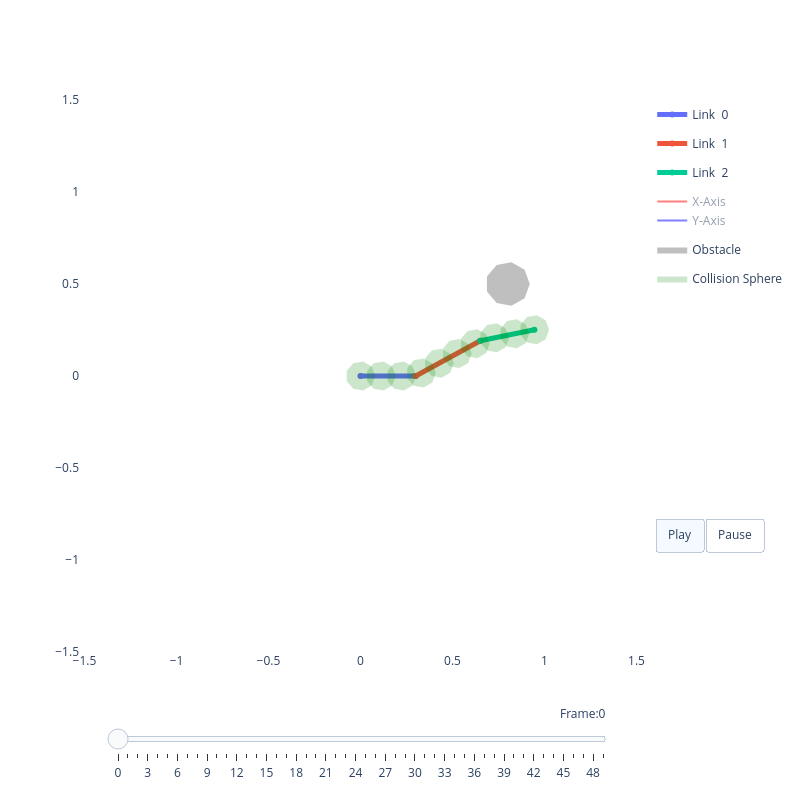

Notebook code for this chart:
### Code cell
# ---- Cell 11: Instantiate model & test model ----
import importlib, models
importlib.reload(models)

device = torch.device("cuda" if torch.cuda.is_available() else "cpu")

model = models.WarmStartPlanner(dof=3, T=50).to(device)

# Load pre-trained encoders
#model.env_encoder.load_state_dict(torch.load("models/env_encoder.pt", weights_only=True))
#model.state_encoder.load_state_dict(torch.load("models/state_encoder.pt", weights_only=True))
model.load_state_dict(torch.load("models/warm_start_planner.pt", weights_only=True))
model.eval()

# start / goal
q_start = torch.tensor([[0.0, 0.5, -0.3]], dtype=torch.float32).to(device)
q_goal  = torch.tensor([[1.0, -0.0, 0.8]], dtype=torch.float32).to(device)

# SDF
sdf_np = sdf_tensor.numpy()
sdf = torch.from_numpy(sdf_np).float().unsqueeze(0).unsqueeze(0).to(device)

with torch.no_grad():
    q_traj = model(q_start, q_goal, sdf)

print("Trajectory shape:", q_traj.shape)

q_traj_np = q_traj.squeeze(0).cpu().numpy()

viz = RobotViewer(q_traj_np, robot, obstacles=obstacles)
viz.plot()

### Figure 1 — Plotly figure (JSON) as saved in the notebook; plotly's stock layout.template omitted (floating-point values rounded to 4 significant figures)
{"data": [{"line": {"width": 5}, "mode": "lines+markers", "name": "Link  0", "type": "scatter", "x": [0, 0.3], "y": [0, 0]}, {"line": {"width": 5}, "mode": "lines+markers", "name": "Link  1", "type": "scatter", "x": [0.3, 0.651], "y": [0, 0.1918]}, {"line": {"width": 5}, "mode": "lines+markers", "name": "Link  2", "type": "scatter", "x": [0.651, 0.9451], "y": [0.1918, 0.2514]}, {"legendgroup": "frame", "line": {"color": "red"}, "mode": "lines", "name": "X-Axis", "showlegend": true, "type": "scatter", "visible": "legendonly", "x": [0, 0.1], "y": [0, 0]}, {"legendgroup": "frame", "line": {"color": "blue"}, "mode": "lines", "name": "Y-Axis", "showlegend": true, "type": "scatter", "visible": "legendonly", "x": [0, 0], "y": [0, 0.1]}, {"legendgroup": "frame", "line": {"color": "red"}, "mode": "lines", "name": "X-Axis", "showlegend": false, "type": "scatter", "visible": "legendonly", "x": [0.3, 0.3878], "y": [0, 0.04794]}, {"legendgroup": "frame", "line": {"color": "blue"}, "mode": "lines", "name": "Y-Axis", "showlegend": false, "type": "scatter", "visible": "legendonly", "x": [0.3, 0.2521], "y": [0, 0.08776]}, {"legendgroup": "frame", "line": {"color": "red"}, "mode": "lines", "name": "X-Axis", "showlegend": false, "type": "scatter", "visible": "legendonly", "x": [0.651, 0.749], "y": [0.1918, 0.2116]}, {"legendgroup": "frame", "line": {"color": "blue"}, "mode": "lines", "name": "Y-Axis", "showlegend": false, "type": "scatter", "visible": "legendonly", "x": [0.651, 0.6312], "y": [0.1918, 0.2898]}, {"legendgroup": "frame", "line": {"color": "red"}, "mode": "lines", "name": "X-Axis", "showlegend": false, "type": "scatter", "visible": "legendonly", "x": [0.9451, 1.043], "y": [0.2514, 0.2712]}, {"legendgroup": "frame", "line": {"color": "blue"}, "mode": "lines", "name": "Y-Axis", "showlegend": false, "type": "scatter", "visible": "legendonly", "x": [0.9451, 0.9252], "y": [0.2514, 0.3494]}, {"fill": "toself", "fillcolor": "gray", "legendgroup": "obstacle", "line": {"width": 0}, "mode": "lines", "name": "Obstacle", "opacity": 0.5, "type": "scatter", "x": [0.92, 0.8919, 0.8208, 0.74, 0.6872, 0.6872, 0.74, 0.8208, 0.8919, 0.92], "y": [0.5, 0.5771, 0.6182, 0.6039, 0.541, 0.459, 0.3961, 0.3818, 0.4229, 0.5]}, {"fill": "toself", "fillcolor": "green", "legendgroup": "sphere", "line": {"width": 0}, "mode": "lines", "name": "Collision Sphere", "opacity": 0.2, "showlegend": true, "type": "scatter", "x": [0.08, 0.06128, 0.01389, -0.04, -0.07518, -0.07518, -0.04, 0.01389, 0.06128, 0.08], "y": [0.0, 0.05142, 0.07878, 0.06928, 0.02736, -0.02736, -0.06928, -0.07878, -0.05142, -1.959e-17]}, {"fill": "toself", "fillcolor": "green", "legendgroup": "sphere", "line": {"width": 0}, "mode": "lines", "name": "Collision Sphere", "opacity": 0.2, "showlegend": false, "type": "scatter", "x": [0.1911, 0.1724, 0.125, 0.07111, 0.03594, 0.03594, 0.07111, 0.125, 0.1724, 0.1911], "y": [0.0, 0.05142, 0.07878, 0.06928, 0.02736, -0.02736, -0.06928, -0.07878, -0.05142, -1.959e-17]}, {"fill": "toself", "fillcolor": "green", "legendgroup": "sphere", "line": {"width": 0}, "mode": "lines", "name": "Collision Sphere", "opacity": 0.2, "showlegend": false, "type": "scatter", "x": [0.3022, 0.2835, 0.2361, 0.1822, 0.147, 0.147, 0.1822, 0.2361, 0.2835, 0.3022], "y": [0.0, 0.05142, 0.07878, 0.06928, 0.02736, -0.02736, -0.06928, -0.07878, -0.05142, -1.959e-17]}, {"fill": "toself", "fillcolor": "green", "legendgroup": "sphere", "line": {"width": 0}, "mode": "lines", "name": "Collision Sphere", "opacity": 0.2, "showlegend": false, "type": "scatter", "x": [0.4093, 0.3905, 0.3431, 0.2893, 0.2541, 0.2541, 0.2893, 0.3431, 0.3905, 0.4093], "y": [0.01598, 0.0674, 0.09477, 0.08526, 0.04334, -0.01138, -0.0533, -0.0628, -0.03544, 0.01598]}, {"fill": "toself", "fillcolor": "green", "legendgroup": "sphere", "line": {"width": 0}, "mode": "lines", "name": "Collision Sphere", "opacity": 0.2, "showlegend": false, "type": "scatter", "x": [0.5068, 0.488, 0.4407, 0.3868, 0.3516, 0.3516, 0.3868, 0.4407, 0.488, 0.5068], "y": [0.06925, 0.1207, 0.148, 0.1385, 0.09661, 0.04189, -3.168e-05, -0.009534, 0.01783, 0.06925]}, {"fill": "toself", "fillcolor": "green", "legendgroup": "sphere", "line": {"width": 0}, "mode": "lines", "name": "Collision Sphere", "opacity": 0.2, "showlegend": false, "type": "scatter", "x": [0.6043, 0.5856, 0.5382, 0.4843, 0.4491, 0.4491, 0.4843, 0.5382, 0.5856, 0.6043], "y": [0.1225, 0.1739, 0.2013, 0.1918, 0.1499, 0.09516, 0.05324, 0.04374, 0.0711, 0.1225]}, {"fill": "toself", "fillcolor": "green", "legendgroup": "sphere", "line": {"width": 0}, "mode": "lines", "name": "Collision Sphere", "opacity": 0.2, "showlegend": false, "type": "scatter", "x": [0.7018, 0.6831, 0.6357, 0.5818, 0.5466, 0.5466, 0.5818, 0.6357, 0.6831, 0.7018], "y": [0.1758, 0.2272, 0.2546, 0.2451, 0.2032, 0.1484, 0.1065, 0.097, 0.1244, 0.1758]}, {"fill": "toself", "fillcolor": "green", "legendgroup": "sphere", "line": {"width": 0}, "mode": "lines", "name": "Collision Sphere", "opacity": 0.2, "showlegend": false, "type": "scatter", "x": [0.8073, 0.7885, 0.7412, 0.6873, 0.6521, 0.6521, 0.6873, 0.7412, 0.7885, 0.8073], "y": [0.2072, 0.2586, 0.286, 0.2765, 0.2346, 0.1799, 0.1379, 0.1284, 0.1558, 0.2072]}, {"fill": "toself", "fillcolor": "green", "legendgroup": "sphere", "line": {"width": 0}, "mode": "lines", "name": "Collision Sphere", "opacity": 0.2, "showlegend": false, "type": "scatter", "x": [0.9162, 0.8974, 0.85, 0.7962, 0.761, 0.761, 0.7962, 0.85, 0.8974, 0.9162], "y": [0.2293, 0.2807, 0.3081, 0.2986, 0.2567, 0.2019, 0.16, 0.1505, 0.1779, 0.2293]}, {"fill": "toself", "fillcolor": "green", "legendgroup": "sphere", "line": {"width": 0}, "mode": "lines", "name": "Collision Sphere", "opacity": 0.2, "showlegend": false, "type": "scatter", "x": [1.025, 1.006, 0.9589, 0.9051, 0.8699, 0.8699, 0.9051, 0.9589, 1.006, 1.025], "y": [0.2514, 0.3028, 0.3302, 0.3207, 0.2787, 0.224, 0.1821, 0.1726, 0.1999, 0.2514]}], "layout": {"height": 800, "paper_bgcolor": "white", "plot_bgcolor": "white", "showlegend": true, "sliders": [{"currentvalue": {"prefix": "Frame:", "visible": true, "xanchor": "right"}, "len": 0.9, "pad": {"b": 10, "t": 50}, "steps": [{"args": [["0"], {"frame": {"duration": 100, "redraw": true}, "mode": "immediate", "transition": {"duration": 0}}], "label": "0", "method": "animate"}, {"args": [["1"], {"frame": {"duration": 100, "redraw": true}, "mode": "immediate", "transition": {"duration": 0}}], "label": "1", "method": "animate"}, {"args": [["2"], {"frame": {"duration": 100, "redraw": true}, "mode": "immediate", "transition": {"duration": 0}}], "label": "2", "method": "animate"}, {"args": [["3"], {"frame": {"duration": 100, "redraw": true}, "mode": "immediate", "transition": {"duration": 0}}], "label": "3", "method": "animate"}, {"args": [["4"], {"frame": {"duration": 100, "redraw": true}, "mode": "immediate", "transition": {"duration": 0}}], "label": "4", "method": "animate"}, {"args": [["5"], {"frame": {"duration": 100, "redraw": true}, "mode": "immediate", "transition": {"duration": 0}}], "label": "5", "method": "animate"}, {"args": [["6"], {"frame": {"duration": 100, "redraw": true}, "mode": "immediate", "transition": {"duration": 0}}], "label": "6", "method": "animate"}, {"args": [["7"], {"frame": {"duration": 100, "redraw": true}, "mode": "immediate", "transition": {"duration": 0}}], "label": "7", "method": "animate"}, {"args": [["8"], {"frame": {"duration": 100, "redraw": true}, "mode": "immediate", "transition": {"duration": 0}}], "label": "8", "method": "animate"}, {"args": [["9"], {"frame": {"duration": 100, "redraw": true}, "mode": "immediate", "transition": {"duration": 0}}], "label": "9", "method": "animate"}, {"args": [["10"], {"frame": {"duration": 100, "redraw": true}, "mode": "immediate", "transition": {"duration": 0}}], "label": "10", "method": "animate"}, {"args": [["11"], {"frame": {"duration": 100, "redraw": true}, "mode": "immediate", "transition": {"duration": 0}}], "label": "11", "method": "animate"}, {"args": [["12"], {"frame": {"duration": 100, "redraw": true}, "mode": "immediate", "transition": {"duration": 0}}], "label": "12", "method": "animate"}, {"args": [["13"], {"frame": {"duration": 100, "redraw": true}, "mode": "immediate", "transition": {"duration": 0}}], "label": "13", "method": "animate"}, {"args": [["14"], {"frame": {"duration": 100, "redraw": true}, "mode": "immediate", "transition": {"duration": 0}}], "label": "14", "method": "animate"}, {"args": [["15"], {"frame": {"duration": 100, "redraw": true}, "mode": "immediate", "transition": {"duration": 0}}], "label": "15", "method": "animate"}, {"args": [["16"], {"frame": {"duration": 100, "redraw": true}, "mode": "immediate", "transition": {"duration": 0}}], "label": "16", "method": "animate"}, {"args": [["17"], {"frame": {"duration": 100, "redraw": true}, "mode": "immediate", "transition": {"duration": 0}}], "label": "17", "method": "animate"}, {"args": [["18"], {"frame": {"duration": 100, "redraw": true}, "mode": "immediate", "transition": {"duration": 0}}], "label": "18", "method": "animate"}, {"args": [["19"], {"frame": {"duration": 100, "redraw": true}, "mode": "immediate", "transition": {"duration": 0}}], "label": "19", "method": "animate"}, {"args": [["20"], {"frame": {"duration": 100, "redraw": true}, "mode": "immediate", "transition": {"duration": 0}}], "label": "20", "method": "animate"}, {"args": [["21"], {"frame": {"duration": 100, "redraw": true}, "mode": "immediate", "transition": {"duration": 0}}], "label": "21", "method": "animate"}, {"args": [["22"], {"frame": {"duration": 100, "redraw": true}, "mode": "immediate", "transition": {"duration": 0}}], "label": "22", "method": "animate"}, {"args": [["23"], {"frame": {"duration": 100, "redraw": true}, "mode": "immediate", "transition": {"duration": 0}}], "label": "23", "method": "animate"}, {"args": [["24"], {"frame": {"duration": 100, "redraw": true}, "mode": "immediate", "transition": {"duration": 0}}], "label": "24", "method": "animate"}, {"args": [["25"], {"frame": {"duration": 100, "redraw": true}, "mode": "immediate", "transition": {"duration": 0}}], "label": "25", "method": "animate"}, {"args": [["26"], {"frame": {"duration": 100, "redraw": true}, "mode": "immediate", "transition": {"duration": 0}}], "label": "26", "method": "animate"}, {"args": [["27"], {"frame": {"duration": 100, "redraw": true}, "mode": "immediate", "transition": {"duration": 0}}], "label": "27", "method": "animate"}, {"args": [["28"], {"frame": {"duration": 100, "redraw": true}, "mode": "immediate", "transition": {"duration": 0}}], "label": "28", "method": "animate"}, {"args": [["29"], {"frame": {"duration": 100, "redraw": true}, "mode": "immediate", "transition": {"duration": 0}}], "label": "29", "method": "animate"}, {"args": [["30"], {"frame": {"duration": 100, "redraw": true}, "mode": "immediate", "transition": {"duration": 0}}], "label": "30", "method": "animate"}, {"args": [["31"], {"frame": {"duration": 100, "redraw": true}, "mode": "immediate", "transition": {"duration": 0}}], "label": "31", "method": "animate"}, {"args": [["32"], {"frame": {"duration": 100, "redraw": true}, "mode": "immediate", "transition": {"duration": 0}}], "label": "32", "method": "animate"}, {"args": [["33"], {"frame": {"duration": 100, "redraw": true}, "mode": "immediate", "transition": {"duration": 0}}], "label": "33", "method": "animate"}, {"args": [["34"], {"frame": {"duration": 100, "redraw": true}, "mode": "immediate", "transition": {"duration": 0}}], "label": "34", "method": "animate"}, {"args": [["35"], {"frame": {"duration": 100, "redraw": true}, "mode": "immediate", "transition": {"duration": 0}}], "label": "35", "method": "animate"}, {"args": [["36"], {"frame": {"duration": 100, "redraw": true}, "mode": "immediate", "transition": {"duration": 0}}], "label": "36", "method": "animate"}, {"args": [["37"], {"frame": {"duration": 100, "redraw": true}, "mode": "immediate", "transition": {"duration": 0}}], "label": "37", "method": "animate"}, {"args": [["38"], {"frame": {"duration": 100, "redraw": true}, "mode": "immediate", "transition": {"duration": 0}}], "label": "38", "method": "animate"}, {"args": [["39"], {"frame": {"duration": 100, "redraw": true}, "mode": "immediate", "transition": {"duration": 0}}], "label": "39", "method": "animate"}, {"args": [["40"], {"frame": {"duration": 100, "redraw": true}, "mode": "immediate", "transition": {"duration": 0}}], "label": "40", "method": "animate"}, {"args": [["41"], {"frame": {"duration": 100, "redraw": true}, "mode": "immediate", "transition": {"duration": 0}}], "label": "41", "method": "animate"}, {"args": [["42"], {"frame": {"duration": 100, "redraw": true}, "mode": "immediate", "transition": {"duration": 0}}], "label": "42", "method": "animate"}, {"args": [["43"], {"frame": {"duration": 100, "redraw": true}, "mode": "immediate", "transition": {"duration": 0}}], "label": "43", "method": "animate"}, {"args": [["44"], {"frame": {"duration": 100, "redraw": true}, "mode": "immediate", "transition": {"duration": 0}}], "label": "44", "method": "animate"}, {"args": [["45"], {"frame": {"duration": 100, "redraw": true}, "mode": "immediate", "transition": {"duration": 0}}], "label": "45", "method": "animate"}, {"args": [["46"], {"frame": {"duration": 100, "redraw": true}, "mode": "immediate", "transition": {"duration": 0}}], "label": "46", "method": "animate"}, {"args": [["47"], {"frame": {"duration": 100, "redraw": true}, "mode": "immediate", "transition": {"duration": 0}}], "label": "47", "method": "animate"}, {"args": [["48"], {"frame": {"duration": 100, "redraw": true}, "mode": "immediate", "transition": {"duration": 0}}], "label": "48", "method": "animate"}, {"args": [["49"], {"frame": {"duration": 100, "redraw": true}, "mode": "immediate", "transition": {"duration": 0}}], "label": "49", "method": "animate"}], "transition": {"duration": 0}, "x": 0.5, "xanchor": "center", "y": 0, "yanchor": "top"}], "updatemenus": [{"buttons": [{"args": [null, {"frame": {"duration": 100, "redraw": false}, "fromcurrent": true}], "label": "Play", "method": "animate"}, {"args": [[null], {"frame": {"duration": 0, "redraw": true}, "mode": "immediate", "transition": {"duration": 0}}], "label": "Pause", "method": "animate"}], "direction": "left", "pad": {"r": 10, "t": 87}, "showactive": true, "type": "buttons", "x": 1.025, "xanchor": "left", "y": 0.4, "yanchor": "top"}], "width": 800, "xaxis": {"range": [-1.5, 1.5], "scaleanchor": "y", "scaleratio": 1, "showgrid": false, "zeroline": false}, "yaxis": {"range": [-1.5, 1.5], "scaleanchor": "x", "scaleratio": 1, "showgrid": false, "zeroline": false}}}
